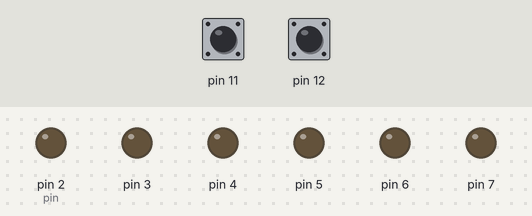
A sketch run on a simulated Arduino Uno, built with avr-gcc and run on an emulated ATmega328P. Parts: output pins drawn as LEDs (lit = HIGH). Dashed ring = blinking. The test bench sets the inputs (shaded band); at power-on: pin 11 HIGH, pin 12 HIGH.

Above: at 1.2 s.
1.3 s: pin 11 pulled LOW for 0.15 s
At 1.54 s:
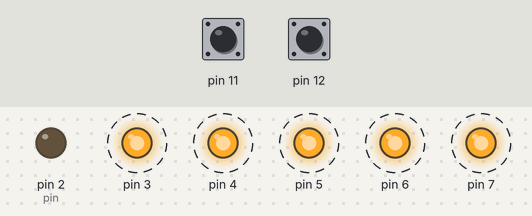
At 2.54 s:
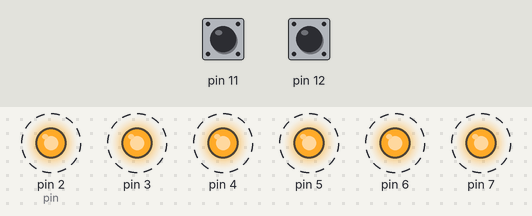
4.4 s: pin 12 pulled LOW for 0.15 s
At 4.74 s:
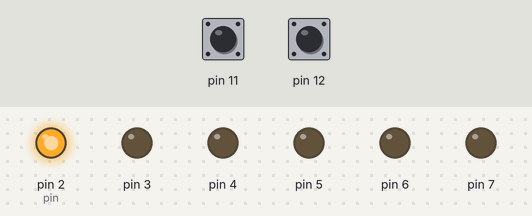
7.4 s: pin 11 pulled LOW for 1 s
At 8.55 s:
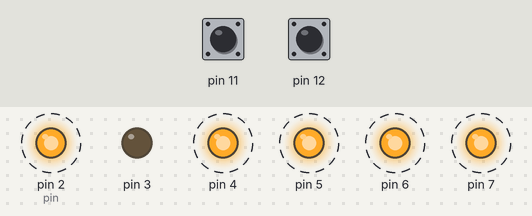
10.4 s: pin 11 pulled LOW for 3.2 s
15.1 s: pin 12 pulled LOW for 1 s
18.1 s: pin 11 pulled LOW for 1 s
Timing chart, 0 to 22.1 s (numbered marks = the images above; inputs shaded):
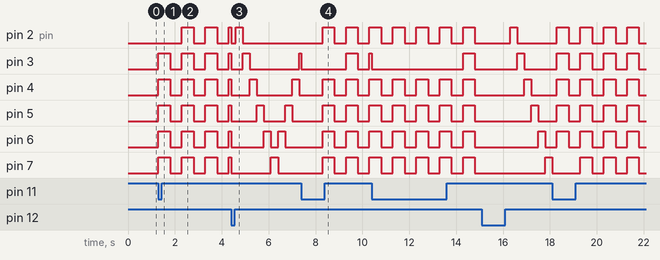

The sketch:

quizMicro3.ino
```cpp
//led pin2-7;switch series with ground pin 11-12
unsigned long instance[]={0,0};
int pin=2,prevPin=2,mode=0,iteration=0;
boolean forward=true,state=true;
void setup() {
for(int i=2;i<=7;i++)
pinMode(i,OUTPUT);
pinMode(11,INPUT_PULLUP);
pinMode(12,INPUT_PULLUP);
}

void loop() {
  if(digitalRead(11)==LOW){
    mode=1;
    iteration=10;
    digitalWrite(prevPin,LOW);
  }
  if(digitalRead(12)==LOW){
    mode=2;
    pin=2;
    forward=true;
     for(int i=2;i<=7;i++)
    digitalWrite(i,LOW);
  }
  switch(mode){
    case 1:blinkLed(500);break;
    case 2:scrollLed(300);break;
  }

}

void blinkLed(int interval){
    if(checkTime(interval)&&iteration>0){
      for(int i=2;i<=7;i++)
      digitalWrite(i,state);
      state=!state;
      if(state)iteration--;
    }
}
void scrollLed(int interval){
  if(checkTime(interval)){
    digitalWrite(prevPin,LOW);
    digitalWrite(pin,HIGH);
    prevPin=pin;
    if(forward)pin++;
    else pin--;
    if(pin==2||pin==7) forward=!forward;
  }
}

boolean checkTime(int duration){
  instance[1]=millis();
  if(instance[1]-instance[0]>=duration){
    instance[0]=instance[1];
    return true;
  }
  return false;
}
```

Measured:
- after the input at 1.3 s, pin 2 (pin): alternates HIGH for 0.50 s and LOW for 0.50 s, starting after 1.0 s; pin 3–7: alternates HIGH for 0.50 s and LOW for 0.50 s, starting at once
- after the input at 7.4 s, pin 4, pin 6: alternates HIGH for 0.50 s and LOW for 0.50 s, starting after 0.90 s
